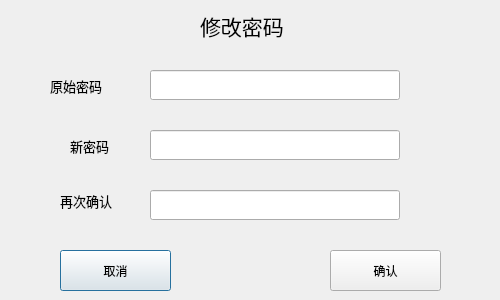
<?xml version="1.0" encoding="UTF-8"?>
<ui version="4.0">
 <class>changePassword</class>
 <widget class="QDialog" name="changePassword">
  <property name="geometry">
   <rect>
    <x>0</x>
    <y>0</y>
    <width>500</width>
    <height>300</height>
   </rect>
  </property>
  <property name="windowTitle">
   <string>Dialog</string>
  </property>
  <widget class="QLabel" name="label_3">
   <property name="geometry">
    <rect>
     <x>60</x>
     <y>180</y>
     <width>71</width>
     <height>41</height>
    </rect>
   </property>
   <property name="font">
    <font>
     <family>SimSun-ExtB</family>
     <pointsize>10</pointsize>
    </font>
   </property>
   <property name="text">
    <string>再次确认</string>
   </property>
  </widget>
  <widget class="QLineEdit" name="newpass">
   <property name="geometry">
    <rect>
     <x>150</x>
     <y>130</y>
     <width>250</width>
     <height>30</height>
    </rect>
   </property>
   <property name="minimumSize">
    <size>
     <width>250</width>
     <height>30</height>
    </size>
   </property>
  </widget>
  <widget class="QLabel" name="label_1">
   <property name="geometry">
    <rect>
     <x>70</x>
     <y>130</y>
     <width>51</width>
     <height>31</height>
    </rect>
   </property>
   <property name="font">
    <font>
     <family>SimSun-ExtB</family>
     <pointsize>10</pointsize>
    </font>
   </property>
   <property name="text">
    <string>新密码</string>
   </property>
  </widget>
  <widget class="QLineEdit" name="pass_confirm">
   <property name="geometry">
    <rect>
     <x>150</x>
     <y>190</y>
     <width>250</width>
     <height>30</height>
    </rect>
   </property>
   <property name="maximumSize">
    <size>
     <width>250</width>
     <height>30</height>
    </size>
   </property>
  </widget>
  <widget class="QLabel" name="label">
   <property name="geometry">
    <rect>
     <x>200</x>
     <y>0</y>
     <width>121</width>
     <height>51</height>
    </rect>
   </property>
   <property name="font">
    <font>
     <family>微软雅黑</family>
     <pointsize>16</pointsize>
     <weight>50</weight>
     <bold>false</bold>
    </font>
   </property>
   <property name="text">
    <string>修改密码</string>
   </property>
  </widget>
  <widget class="QLabel" name="label_2">
   <property name="geometry">
    <rect>
     <x>50</x>
     <y>70</y>
     <width>71</width>
     <height>31</height>
    </rect>
   </property>
   <property name="font">
    <font>
     <family>SimSun-ExtB</family>
     <pointsize>10</pointsize>
    </font>
   </property>
   <property name="text">
    <string>原始密码</string>
   </property>
  </widget>
  <widget class="QLineEdit" name="oldpass">
   <property name="geometry">
    <rect>
     <x>150</x>
     <y>70</y>
     <width>250</width>
     <height>30</height>
    </rect>
   </property>
   <property name="minimumSize">
    <size>
     <width>250</width>
     <height>30</height>
    </size>
   </property>
  </widget>
  <widget class="QPushButton" name="cancel">
   <property name="geometry">
    <rect>
     <x>60</x>
     <y>250</y>
     <width>111</width>
     <height>41</height>
    </rect>
   </property>
   <property name="text">
    <string>取消</string>
   </property>
  </widget>
  <widget class="QPushButton" name="confirm">
   <property name="geometry">
    <rect>
     <x>330</x>
     <y>250</y>
     <width>111</width>
     <height>41</height>
    </rect>
   </property>
   <property name="text">
    <string>确认</string>
   </property>
  </widget>
 </widget>
 <resources/>
 <connections/>
</ui>
